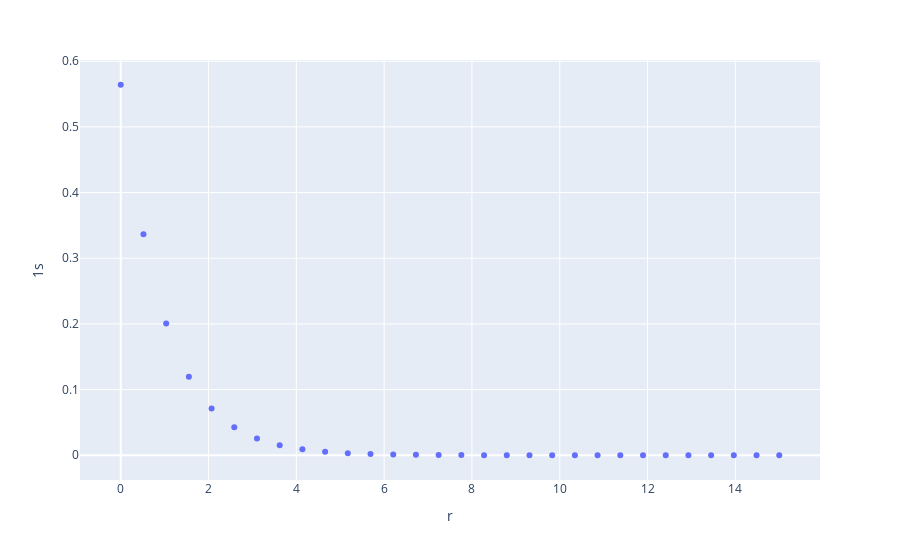

Source (notebook cell):
### Code cell
fig = px.scatter(s_orbitals, x = 'r', y = '1s')
fig.show()

# Look how interactive it is!

### Figure 1 — Plotly figure (JSON) as saved in the notebook; plotly's stock layout.template omitted (floating-point values rounded to 4 significant figures)
{"data": [{"hovertemplate": "r=%{x}<br>1s=%{y}<extra></extra>", "legendgroup": "", "marker": {"color": "#636efa", "symbol": "circle"}, "mode": "markers", "name": "", "orientation": "v", "showlegend": false, "type": "scatter", "x": [0, 0.5172, 1.034, 1.552, 2.069, 2.586, 3.103, 3.621, 4.138, 4.655, 5.172, 5.69, 6.207, 6.724, 7.241, 7.759, 8.276, 8.793, 9.31, 9.828, 10.34, 10.86, 11.38, 11.9, 12.41, 12.93, 13.45, 13.97, 14.48, 15], "xaxis": "x", "y": [0.5642, 0.3363, 0.2005, 0.1195, 0.07127, 0.04249, 0.02533, 0.0151, 0.009002, 0.005367, 0.003199, 0.001907, 0.001137, 0.0006779, 0.0004041, 0.0002409, 0.0001436, 8.563e-05, 5.105e-05, 3.043e-05, 1.814e-05, 1.082e-05, 6.448e-06, 3.844e-06, 2.292e-06, 1.366e-06, 8.145e-07, 4.856e-07, 2.895e-07, 1.726e-07], "yaxis": "y"}], "layout": {"legend": {"tracegroupgap": 0}, "margin": {"t": 60}, "xaxis": {"anchor": "y", "domain": [0, 1], "title": {"text": "r"}}, "yaxis": {"anchor": "x", "domain": [0, 1], "title": {"text": "1s"}}}}
